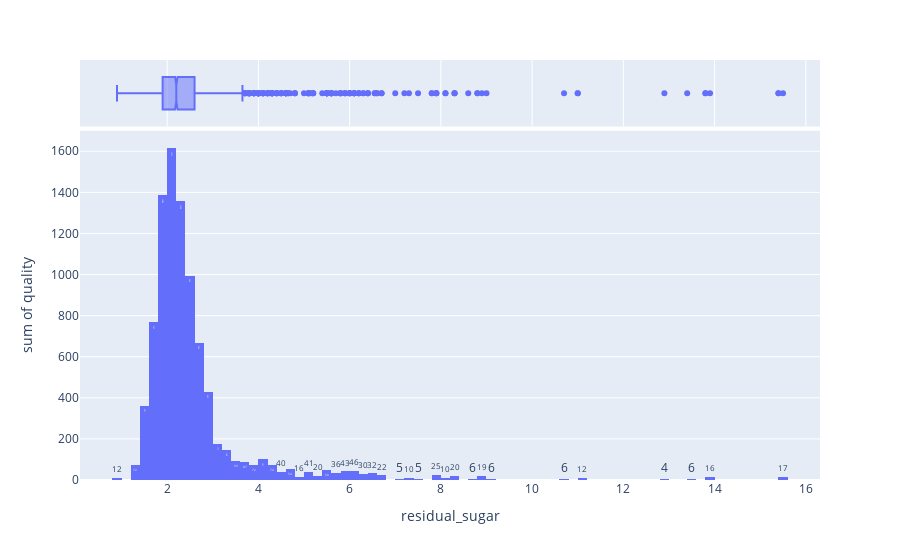

Notebook cell for this chart:
### Code cell
fig = px.histogram(df ,x = "residual_sugar", y = "quality", marginal = "box", color = None,
                  text_auto = True, hover_data = df.columns)

fig.show()

### Figure 1 — Plotly figure (JSON) as saved in the notebook; plotly's stock layout.template omitted (floating-point values rounded to 4 significant figures; data arrays with more than 128 entries replaced by an {"elided": "..."} marker saying what was removed)
{"data": [{"alignmentgroup": "True", "bingroup": "x", "histfunc": "sum", "hovertemplate": "residual_sugar=%{x}<br>sum of quality=%{y}<extra></extra>", "legendgroup": "", "marker": {"color": "#636efa", "pattern": {"shape": ""}}, "name": "", "offsetgroup": "", "orientation": "v", "showlegend": false, "texttemplate": "%{value}", "type": "histogram", "x": {"elided": "1599 float values"}, "xaxis": "x", "y": {"elided": "1599 int values"}, "yaxis": "y"}, {"alignmentgroup": "True", "customdata": {"elided": "1599x10 float values"}, "hovertemplate": "residual_sugar=%{x}<br>fixed_acidity=%{customdata[0]}<br>volatile_acidity=%{customdata[1]}<br>citric_acid=%{customdata[2]}<br>chlorides=%{customdata[3]}<br>free_sulfur_dioxide=%{customdata[4]}<br>total_sulfur_dioxide=%{customdata[5]}<br>density=%{customdata[6]}<br>pH=%{customdata[7]}<br>sulphates=%{customdata[8]}<br>alcohol=%{customdata[9]}<extra></extra>", "legendgroup": "", "marker": {"color": "#636efa"}, "name": "", "notched": true, "offsetgroup": "", "showlegend": false, "type": "box", "x": {"elided": "1599 float values"}, "xaxis": "x2", "yaxis": "y2"}], "layout": {"autosize": true, "barmode": "relative", "legend": {"tracegroupgap": 0}, "margin": {"t": 60}, "xaxis": {"anchor": "y", "autorange": true, "domain": [0, 1], "range": [0.08889, 16.31], "title": {"text": "residual_sugar"}, "type": "linear"}, "xaxis2": {"anchor": "y2", "autorange": true, "domain": [0, 1], "matches": "x", "range": [0.08889, 16.31], "showgrid": true, "showticklabels": false, "type": "linear"}, "yaxis": {"anchor": "x", "autorange": true, "domain": [0, 0.8316], "range": [0, 1700], "title": {"text": "sum of quality"}, "type": "linear"}, "yaxis2": {"anchor": "x2", "autorange": true, "domain": [0.8416, 1], "matches": "y2", "range": [-0.5, 0.5], "showgrid": false, "showline": false, "showticklabels": false, "ticks": "", "type": "category"}}}
